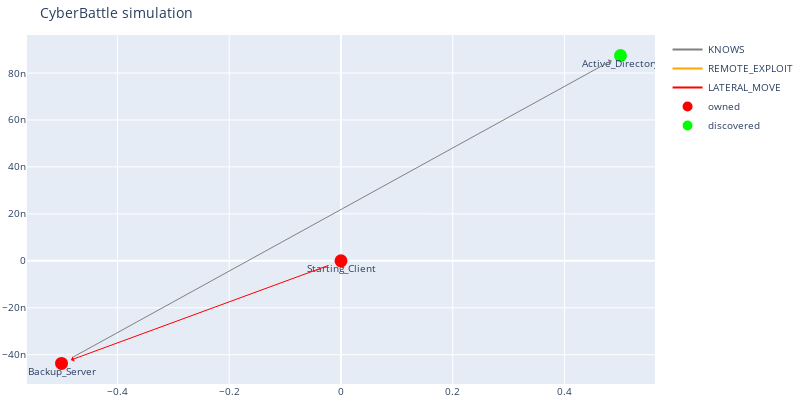

The notebook cell saved with this chart:
### Markdown cell above
## Discover Active_Directory

### Code cell
outcome = c2.run_attack("Backup_Server", "ReadScriptLogs")
plot()

### Figure 1 — Plotly figure (JSON) as saved in the notebook; plotly's stock layout.template omitted (floating-point values rounded to 4 significant figures)
{"data": [{"line": {"color": "gray"}, "mode": "lines", "name": "KNOWS", "type": "scatter", "x": [0], "y": [0]}, {"line": {"color": "orange"}, "mode": "lines", "name": "REMOTE_EXPLOIT", "type": "scatter", "x": [0], "y": [0]}, {"line": {"color": "red"}, "mode": "lines", "name": "LATERAL_MOVE", "type": "scatter", "x": [0], "y": [0]}, {"hoverinfo": "text", "marker": {"color": "#D32F2E", "line": {"color": "rgb(255,0,0)", "width": 8}, "size": 5, "symbol": "circle-dot"}, "mode": "markers+text", "name": "owned", "text": ["Starting_Client", "Backup_Server"], "textposition": "bottom center", "type": "scatter", "x": [0, -0.5], "y": [0, -4.371e-08]}, {"hoverinfo": "text", "marker": {"color": "#0e9d00", "line": {"color": "rgb(0,255,0)", "width": 8}, "size": 5, "symbol": "circle-dot"}, "mode": "markers+text", "name": "discovered", "text": ["Active_Directory"], "textposition": "bottom center", "type": "scatter", "x": [0.5], "y": [8.742e-08]}], "layout": {"annotations": [{"align": "center", "arrowcolor": "red", "arrowhead": 1, "arrowsize": 1, "arrowwidth": 1, "ax": 0, "axref": "x", "ay": 0, "ayref": "y", "hovertext": "LATERAL_MOVE", "opacity": 1, "showarrow": true, "standoff": 10, "startstandoff": 10, "x": -0.5, "xref": "x", "y": -4.371e-08, "yref": "y"}, {"align": "center", "arrowcolor": "gray", "arrowhead": 1, "arrowsize": 1, "arrowwidth": 1, "ax": -0.5, "axref": "x", "ay": -4.371e-08, "ayref": "y", "hovertext": "KNOWS", "opacity": 1, "showarrow": true, "standoff": 10, "startstandoff": 10, "x": 0.5, "xref": "x", "y": 8.742e-08, "yref": "y"}], "autosize": false, "font": {"size": 10}, "height": 400, "hovermode": "closest", "margin": {"b": 15, "l": 2, "r": 2, "t": 35}, "showlegend": true, "title": {"text": "CyberBattle simulation"}, "width": 800}}
